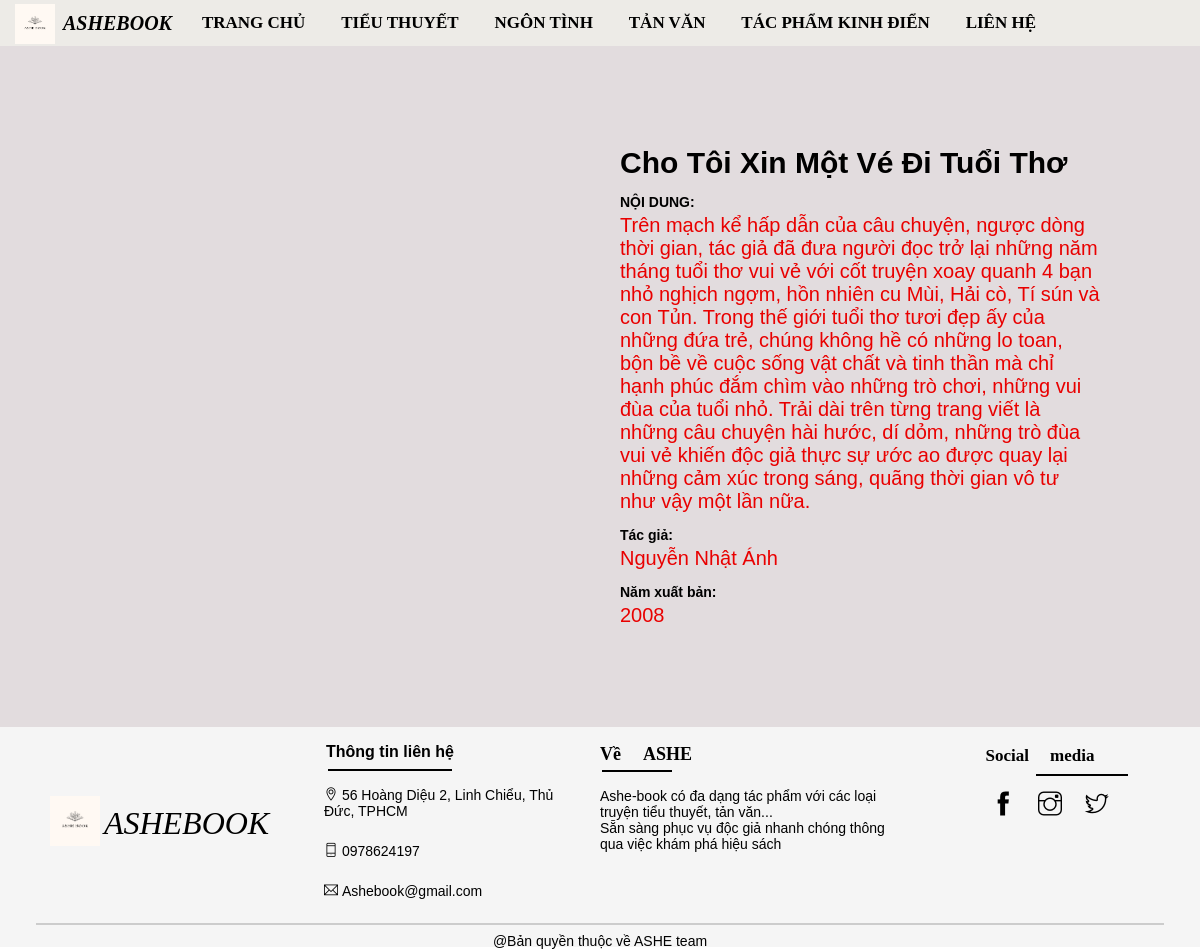
Page /detail_product.php/?productid=1 (signed in) on the committed database.
### tables this page shows
CREATE TABLE IF NOT EXISTS `product` (
  `productid` int(50) NOT NULL AUTO_INCREMENT,
  `product_name` varchar(250) DEFAULT NULL,
  `thumbnail` varchar(500) DEFAULT NULL,
  `Description` varchar(6000) DEFAULT NULL,
  `idcategory` int(50) NOT NULL,
  `author` varchar(255) NOT NULL,
  `publish` varchar(255) NOT NULL,
  PRIMARY KEY (`productid`)
);

### detail_product.php (the view, shortened to what this page needs)
<!DOCTYPE html>
<html lang="en">
<head>
    <link rel="stylesheet" href="ashe_css/home.css">
    <link rel="stylesheet" href="ashe_icon/themify-icons.css">
    <link rel="stylesheet" href="ashe_css/category.css">
</head>
<body>
    <header class="header">
        <div class="header__logo">
            <a href="home.php">
                <img src="http://localhost:8080/ashebook/ashe_img/ashebooklogo2.png" alt="Logo" class="header__logo-img">
                <span class="header__logo-name">ASHEBOOK</span>
            </a>
        </div>
        <div class="header__menu">
            <a href="http://localhost:8080/ashebook/home.php" class="header__menu-home">
                <li>Trang chủ</li>
            </a>
            <a href="http://localhost:8080/ashebook/product(tieuthuyet).php" class="header__menu-product-tieuthuyet">
                <li>Tiểu thuyết</li>
            </a>
            <a href="http://localhost:8080/ashebook/product(ngontinh).php" class="header__menu-product-ngontinh">
                <li>Ngôn tình</li>
            </a>
            <a href="http://localhost:8080/ashebook/product(tanvan).php" class="header__menu-product-tanvan">
                <li>Tản văn</li>
            </a>
            <a href="http://localhost:8080/ashebook/product(tacphamkinhdien).php" class="header__menu-product-tacphamkinhdien">
                <li>Tác phẩm kinh điển</li>
            </a>
            <a href="http://localhost:8080/ashebook/contact.php" class="header__menu-contact">
                <li>Liên hệ</li>
            </a>
        </div>
        <div class="header__others">
        </div>
    </header>
    <?php
    require_once "config.php";
    $result = mysqli_query($conn, "select * from product where productid = " . $_GET['productid']);
    $product = mysqli_fetch_assoc($result);
    ?>
    <section class="product">
        <div class="container">
            <div class="product-content row">
                <div class="product-content-left row">
                    <div class="product-content-left-big-img">
                    </div>
                </div>
                <div class="product-content-right">
                    <div class="product-content-right-product-name">
                        <h1><?= $product['product_name'] ?></h1>
                       <h1><span><strong>NỘI DUNG: </strong></span></h1>
                        <p><?= $product['Description'] ?></p>
                        <h1><span><strong>Tác giả: </strong></span></h1>
                        <p><?= $product['author'] ?></p>
                        <h1><span><strong>Năm xuất bản: </strong></span></h1>
                        <p><?= $product['publish'] ?></p>
                    </div>
                </div>
            </div>
        </div>
    </section>
    <div class="main-footer">
        <div class="footer">
            <div class="footer-shoplogo">
                <a href="home.php">
                    <img src="http://localhost:8080/ashebook/ashe_img/ashebooklogo2.png" alt="Logo" class="footer-logo">
                    <span class="footer-shopname">ASHEBOOK</span>
                </a>
            </div>
            <div class="footer__contact">
                <div class="footer__contact-name">Thông tin liên hệ</div>
                <div class="footer-contact-name-border"></div>
                <div class="footer__contact-address">
                    <i class="ti-location-pin"></i>
                    <span class="footer__contact-address-address">56 Hoàng Diệu 2, Linh Chiểu, Thủ Đức, TPHCM</span>
                </div>
                <div class="footer__contact-phone">
                    <i class="ti-mobile"></i>
                    <span class="footer__contact-phone-number">0978624197</span>
                </div>
                <div class="footer__contact-mail">
                    <i class="ti-email"></i>
                    <span class="footer__contact-mail-email">Ashebook@gmail.com</span>
                </div>
            </div>
            <div class="footer-description">
                <p class="footer-description-about">Về ASHE</p>
                <div class="footer-description-about-border"></div>
                Ashe-book có đa dạng tác phẩm với các loại truyện tiểu thuyết, tản văn...
                <p>Sẵn sàng phục vụ độc giả nhanh chóng thông qua việc khám phá hiệu sách</p>
            </div>
            <div class="footer__social">
                <p class="footer__social-name">Social media</p>
                <div class="footer-social-name-border"></div>
                <a href="" class="footer__social-facebook">
                    <i class="ti-facebook" style="font-size: 24px;"></i>
                </a>
                <a href="" class="footer__social-instagram">
                    <i class="ti-instagram" style="font-size: 24px;"></i>
                </a>
                <a href="" class="footer__social-twitter">
                    <i class="ti-twitter" style="font-size: 24px;"></i>
                </a>
            </div>
        </div>
        <div class="footer__border"></div>
        <div class="footer-license">
            @Bản quyền thuộc về ASHE team
        </div>
    </div>
</body>
</html>

### ashe_css/home.css (style rules this page uses)
* { padding: 0; margin: 0; box-sizing: border-box; font-family: Arial, Helvetica, sans-serif; font-size: 14px; }
.header { display: flex; justify-content: space-between; height: 46px; width: 100%; background-color: #edebe7; color: #000; position: sticky; top: 0; }
.header__logo { padding: 0px 15px; line-height: 46px; }
.header__logo-name { font-family: 'emoji'; font-size: 20px; font-style: italic; font-weight: bold; position: absolute; padding: 0 8px; }
.header__logo a { color: #000; text-decoration: none; }
.header__logo-img { width: 40px; height: 40px; z-index: 1; top: 4px; position: relative; }
.header__menu { z-index: 3; list-style-type: none; line-height: 46px; position: relative; }
.header__menu li { display: inline-block; margin: 0px 8px; color: #000; text-transform: uppercase; font-weight: bold; font-family: serif; font-size: 17px; }
.header__menu-home, .header__menu-product-tieuthuyet, .header__menu-product-ngontinh, .header__menu-product-tanvan, .header__menu-product-tacphamkinhdien, .header__menu-contact { margin: 0px 8px; text-decoration: none; }
.header__others { z-index: 1; line-height: 46px; padding: 0px 32px 0px 0px; width: auto; }
.main-footer { width: 100%; height: 220px; background-color: #f5f5f5; }
.footer { position: relative; display: flex; justify-content: space-between; margin-top: 36px; }
.footer-shoplogo { width: 25%; z-index: 1; margin-top: 26px; line-height: 140px; left: 50px; position: relative; }
.footer-shoplogo a { color: #000; text-decoration: none; }
.footer-logo { width: 50px; height: 50px; top: 12px; position: relative; }
.footer-shopname { font-size: 32px; font-style: italic; font-family: 'emoji'; }
.footer__contact { width: 25%; z-index: 3; }
.footer__contact-name { margin-top: 16px; margin-left: 26px; font-weight: bold; font-size: 16px; }
.footer-contact-name-border { border: 0.4px solid #000; width: 124px; margin: 8px 0px -8px 28px; }
.footer__contact-address, .footer__contact-phone, .footer__contact-mail { margin: 24px; }
.footer__social { width: 25%; z-index: 3; margin-top: 24px; align-items: center; text-align: center; }
.footer__social-name { margin-bottom: 24px; margin-top: -6px; margin-left: -20px; font-weight: bold; font-size: 17px; font-family: emoji; }
.footer-social-name-border { border: 0.4px solid #000; width: 92px; margin: -16px 0px 16px 136px; }
.footer__social-facebook, .footer__social-instagram, .footer__social-twitter { font-size: 24px; text-decoration: none; color: #000; margin: 0px 8px; }
.footer-description { z-index: 1; width: 25%; justify-content: space-between; margin-top: 24px; }
.footer-description-about { margin-top: -8px; margin-bottom: 23px; font-weight: bold; font-size: 18px; font-family: 'emoji'; }
.footer-description-about-border { border: 0.4px solid #000; width: 70px; margin: -18px 0px 16px 2px; }
.footer__border { border: 0.5px solid #ccc; margin: 0px 36px; }
.footer-license { text-align: center; margin-top: 8px; }

### rows in the picture
product: product_name "Cho Tôi Xin Một Vé Đi Tuổi Thơ", Description "Trên mạch kể hấp dẫn của câu chuyện, ngược dòng thời gian, tác giả đã đưa người đọc trở lại những năm tháng tuổi thơ vui vẻ với cốt truyện xoay quanh 4 bạn nhỏ nghịch ngợm, hồn nhiên cu Mùi, Hải cò, Tí sún và con Tủn. Trong thế giới tuổi thơ tươi đẹp ấy của những đứa trẻ, chúng không hề có những lo toan, bộn bề về cuộc sống vật chất và tinh thần mà chỉ hạnh phúc đắm chìm vào những trò chơi, những vui đùa của tuổi nhỏ. Trải dài trên từng trang viết là những câu chuyện hài hước, dí dỏm, những trò đùa vui vẻ khiến độc giả thực sự ước ao được quay lại những cảm xúc trong sáng, quãng thời gian vô tư như vậy một lần nữa.", author "Nguyễn Nhật Ánh", publish "2008"
